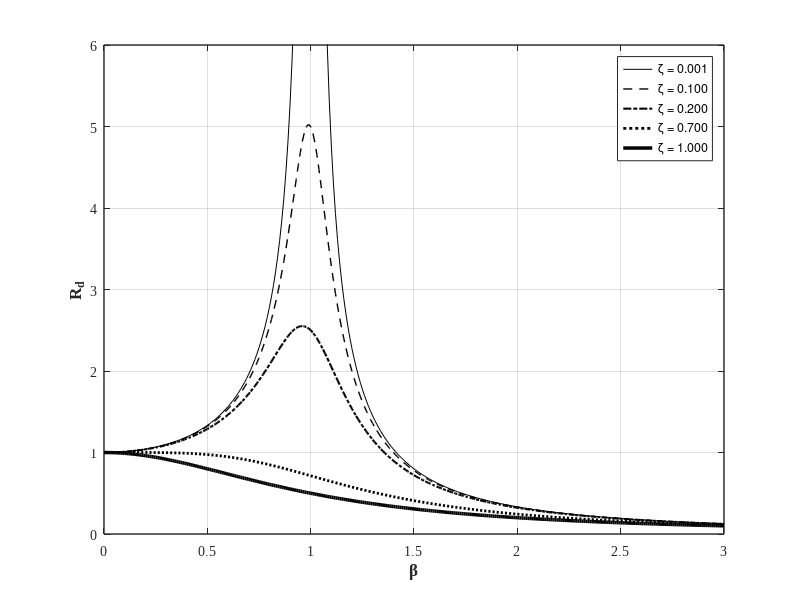

Write MATLAB code to recreate this figure.
%% Example 3-10: Response Modification Factor for a SDOF with Different Damping Ratios

clear; close all; clc;
%% Calculate and Plot
beta = 0.0:0.01:3.0;
    Legend   = {'\zeta = 0.001';'\zeta = 0.100';'\zeta = 0.200';'\zeta = 0.700';'\zeta = 1.000'};
    LineType = {'-k';           '--k';          '-.k';          ':k';           '-k'};
    
i = 0;
for zeta = [0.001, 0.1, 0.2, 0.7, 1.0]
    i = i+1;
    denom1 = (1-beta.*beta).^ 2;
    denom2 = (2*zeta*beta) .^ 2;
    denom  = sqrt(denom1+denom2);

    Rd = 1./denom;

    figure(1);  set(figure(1), 'Position', [200   100   883   400])
                hold on; grid on; box on;
                plot(beta,Rd,LineType{i},'LineWidth',i/2,'Color',[0 0 0]);
end

%% Plot settings
            axis([0 3 0 6]); %set xy limits for the plot
            legend(Legend)
            set(gca, 'LineWidth',1, 'FontWeight','normal', 'FontName','Times New Roman', 'FontSize',10)               
            xlabel('\beta', 'fontsize',12, 'fontname','Times New Roman','FontWeight','Bold')
            ylabel('R_d', 'fontsize',12, 'fontname','Times New Roman','FontWeight','Bold')

%% Print
print('EX_3_10','-dpng')
